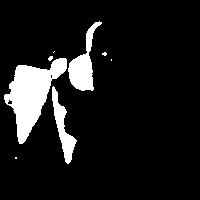
#> input picture data-collection/images/data(0).jpg, 200 x 200 px, given in place of the camera
$ python image_capture.py
#> lines starting #> are read from the running program, lines starting #| are printed output that depends on the picture; after the words box and inside, x2 and y2 are one past the last pixel; in counts of white or black regions, pixels touching at a corner belong together
import cv2
import imutils
import numpy as np

bg = None

# Function - To find the running average over the background
def run_avg(image, accumWeight):
    global bg
    if bg is None:
        bg = image.copy().astype("float")
        return
    cv2.accumulateWeighted(image, bg, accumWeight)

# Function - To segment the region of hand in the image
def segment(image, threshold=30):
    global bg
    diff = cv2.absdiff(bg.astype("uint8"), image)
    thresholded = cv2.threshold(diff, threshold, 255, cv2.THRESH_BINARY)[1]
    cnts, _ = cv2.findContours(thresholded.copy(), cv2.RETR_EXTERNAL, cv2.CHAIN_APPROX_SIMPLE)

    if len(cnts) == 0:
        return None
    else:
        segmented = max(cnts, key=lambda x: cv2.contourArea(x))
        return (thresholded, segmented)


# Main function
if __name__ == "__main__":
    accumWeight = 0.2
    camera = cv2.VideoCapture(0)
    top, right, bottom, left = 10, 350, 210, 550
    num_frames = 0
    imageNumber = 0
    thresholded = None  # Initialize thresholded to avoid NameError

    while True:
        ret, frame = camera.read()
#> frame is the input picture: shape (200, 200, 3); min 0, max 255, mean 26.2
        if not ret:
            print("Failed to grab frame")
            break

        frame = imutils.resize(frame, width=700)
#> frame: shape (700, 700, 3)
        frame = cv2.flip(frame, 1)
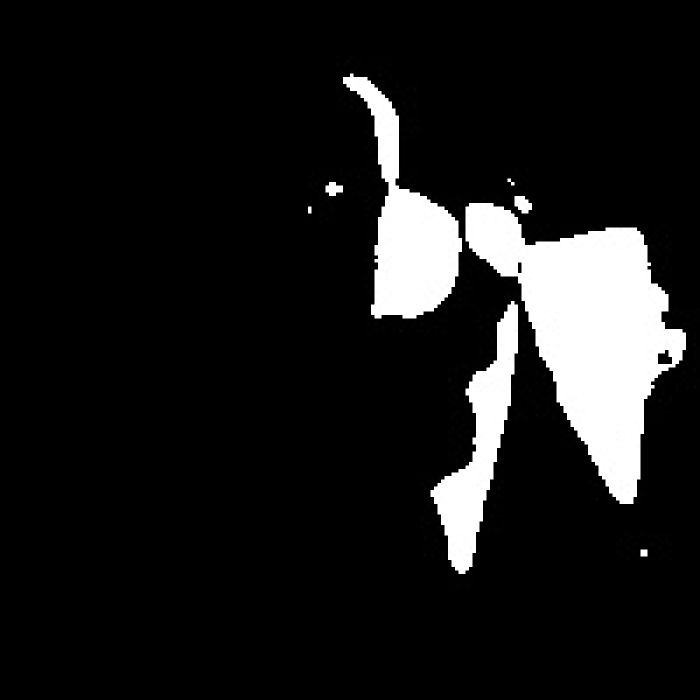
#> frame: shape (700, 700, 3); min 0, max 255, mean 26.2
        clone = frame.copy()
        height, width = frame.shape[:2]
#> height = 700; width = 700
        roi = frame[top:bottom, right:left]
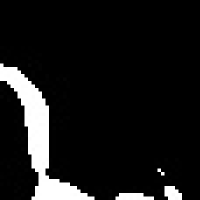
#> roi: shape (200, 200, 3); min 0, max 255, mean 23.8
        gray = cv2.cvtColor(roi, cv2.COLOR_BGR2GRAY)
        gray = cv2.GaussianBlur(gray, (7, 7), 0)
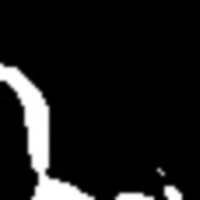
#> gray: shape (200, 200); min 0, max 255, mean 23.7

        if num_frames < 30:
            run_avg(gray, accumWeight)
            if num_frames == 1:
                print(">>> Please wait! Calibrating...")
            elif num_frames == 29:
                print(">>> Calibration successful...")
        else:
            hand = segment(gray)


            if hand is not None:
                thresholded, segmented = hand
                cv2.imshow("Thresholded", thresholded)

        cv2.rectangle(clone, (left, top), (right, bottom), (0, 255, 0), 2)
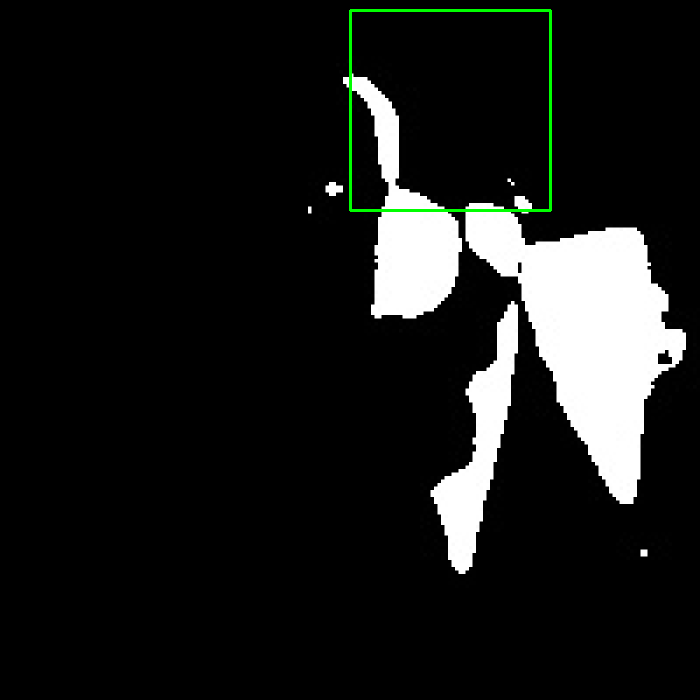
#> clone: shape (700, 700, 3); 0.49% of pixels changed, all inside (x1, y1, x2, y2) = (349, 9, 552, 212)
        num_frames += 1
        cv2.imshow("Video Feed", clone)

        keypress = cv2.waitKey(1) & 0xFF
#> (key q is pressed here)
        if keypress == ord('s') and thresholded is not None:
            # Save image when 's' is pressed
            directory = f"C:\\Users\\Dell\\OneDrive\\Pictures\\Desktop\\Major-Project\\data-collection\\images\\data({imageNumber}).jpg"
            cv2.imwrite(directory, thresholded)
            imageNumber += 1
            print(f"Image saved at {directory}")

        if keypress == ord('q'):
            break

    camera.release()
    cv2.destroyAllWindows()
